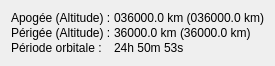
   <widget class="QWidget" name="formLayoutWidget_35">
    <property name="geometry">
     <rect>
      <x>200</x>
      <y>80</y>
      <width>246</width>
      <height>52</height>
     </rect>
    </property>
    <layout class="QFormLayout" name="formLayout_elemOsc2">
     <property name="sizeConstraint">
      <enum>QLayout::SetFixedSize</enum>
     </property>
     <property name="labelAlignment">
      <set>Qt::AlignLeading|Qt::AlignLeft|Qt::AlignVCenter</set>
     </property>
     <property name="horizontalSpacing">
      <number>3</number>
     </property>
     <property name="verticalSpacing">
      <number>1</number>
     </property>
     <item row="0" column="0">
      <widget class="QLabel" name="lbl_apogee">
       <property name="font">
        <font/>
       </property>
       <property name="text">
        <string>Apogée (Altitude) :</string>
       </property>
      </widget>
     </item>
     <item row="1" column="0">
      <widget class="QLabel" name="lbl_perigee">
       <property name="font">
        <font/>
       </property>
       <property name="text">
        <string>Périgée (Altitude) :</string>
       </property>
      </widget>
     </item>
     <item row="2" column="0">
      <widget class="QLabel" name="lbl_periode">
       <property name="font">
        <font/>
       </property>
       <property name="text">
        <string>Période orbitale :</string>
       </property>
      </widget>
     </item>
     <item row="0" column="1">
      <widget class="QLabel" name="apogee">
       <property name="font">
        <font/>
       </property>
       <property name="text">
        <string notr="true">036000.0 km (036000.0 km)</string>
       </property>
       <property name="alignment">
        <set>Qt::AlignLeading|Qt::AlignLeft|Qt::AlignVCenter</set>
       </property>
      </widget>
     </item>
     <item row="1" column="1">
      <widget class="QLabel" name="perigee">
       <property name="font">
        <font/>
       </property>
       <property name="text">
        <string notr="true">36000.0 km (36000.0 km)</string>
       </property>
       <property name="alignment">
        <set>Qt::AlignLeading|Qt::AlignLeft|Qt::AlignVCenter</set>
       </property>
      </widget>
     </item>
     <item row="2" column="1">
      <widget class="QLabel" name="periode">
       <property name="font">
        <font/>
       </property>
       <property name="text">
        <string notr="true">24h 50m 53s</string>
       </property>
       <property name="alignment">
        <set>Qt::AlignLeading|Qt::AlignLeft|Qt::AlignVCenter</set>
       </property>
      </widget>
     </item>
    </layout>
   </widget>
